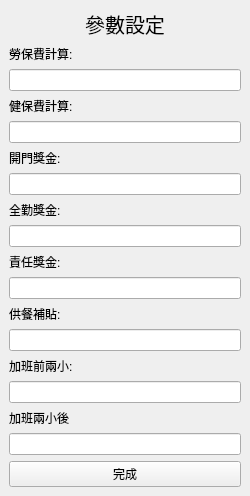
<?xml version="1.0" encoding="UTF-8"?>
<ui version="4.0">
 <class>MainWindow</class>
 <widget class="QMainWindow" name="MainWindow">
  <property name="geometry">
   <rect>
    <x>0</x>
    <y>0</y>
    <width>250</width>
    <height>470</height>
   </rect>
  </property>
  <property name="windowTitle">
   <string>MainWindow</string>
  </property>
  <widget class="QWidget" name="centralwidget">
   <layout class="QVBoxLayout" name="verticalLayout">
    <item>
     <widget class="QLabel" name="label_8">
      <property name="font">
       <font>
        <pointsize>15</pointsize>
       </font>
      </property>
      <property name="text">
       <string>參數設定</string>
      </property>
      <property name="alignment">
       <set>Qt::AlignCenter</set>
      </property>
     </widget>
    </item>
    <item>
     <widget class="QLabel" name="label_3">
      <property name="text">
       <string>勞保費計算:</string>
      </property>
     </widget>
    </item>
    <item>
     <widget class="QLineEdit" name="l1"/>
    </item>
    <item>
     <widget class="QLabel" name="label">
      <property name="text">
       <string>健保費計算:</string>
      </property>
     </widget>
    </item>
    <item>
     <widget class="QLineEdit" name="l2"/>
    </item>
    <item>
     <widget class="QLabel" name="label_4">
      <property name="text">
       <string>開門獎金:</string>
      </property>
     </widget>
    </item>
    <item>
     <widget class="QLineEdit" name="l3"/>
    </item>
    <item>
     <widget class="QLabel" name="label_2">
      <property name="text">
       <string>全勤獎金:</string>
      </property>
     </widget>
    </item>
    <item>
     <widget class="QLineEdit" name="l4"/>
    </item>
    <item>
     <widget class="QLabel" name="label_6">
      <property name="text">
       <string>責任獎金:</string>
      </property>
     </widget>
    </item>
    <item>
     <widget class="QLineEdit" name="l5"/>
    </item>
    <item>
     <widget class="QLabel" name="label_5">
      <property name="text">
       <string>供餐補貼:</string>
      </property>
     </widget>
    </item>
    <item>
     <widget class="QLineEdit" name="l6"/>
    </item>
    <item>
     <widget class="QLabel" name="label_7">
      <property name="text">
       <string>加班前兩小:</string>
      </property>
     </widget>
    </item>
    <item>
     <widget class="QLineEdit" name="l7"/>
    </item>
    <item>
     <widget class="QLabel" name="label_9">
      <property name="text">
       <string>加班兩小後</string>
      </property>
     </widget>
    </item>
    <item>
     <widget class="QLineEdit" name="l8"/>
    </item>
    <item>
     <widget class="QPushButton" name="setbutton">
      <property name="text">
       <string>完成</string>
      </property>
     </widget>
    </item>
   </layout>
  </widget>
 </widget>
 <resources/>
 <connections/>
</ui>
